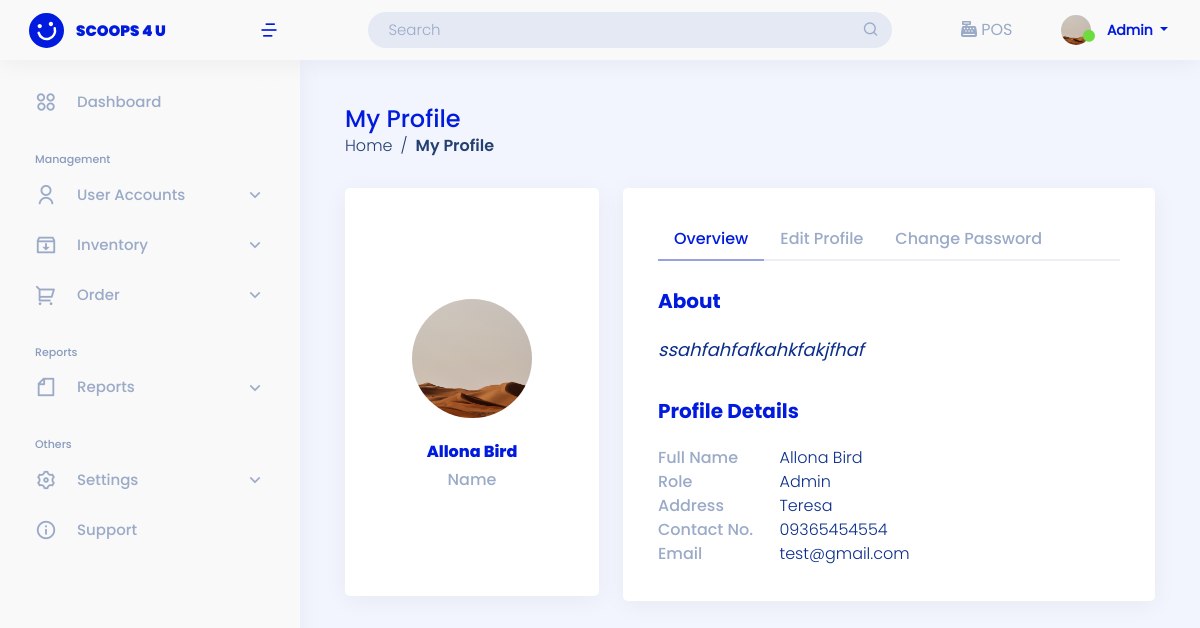
/user-site/My-profile/ (signed in), run on an earlier commit of the app's database.
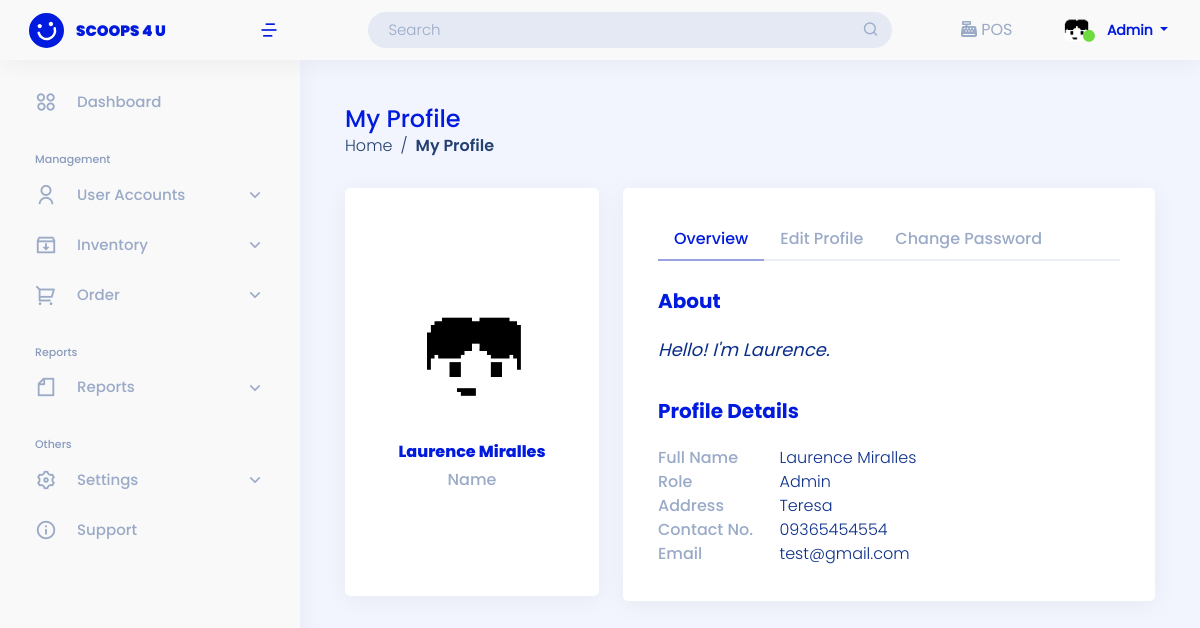
And on a later commit of the database.
### admin_site/models.py (models this page shows, shortened)
class Profile(models.Model):
    list_user = models.CharField(max_length=100, null=False, verbose_name="List User")
    profile_fname = models.CharField(max_length=250, null=False, verbose_name="First Name")
    profile_mname = models.CharField(max_length=250,  null=False, verbose_name="Middle Name")
    profile_lname = models.CharField(max_length=250, null=False, verbose_name="Last Name")
    profile_about = models.TextField(max_length=250, null=True, verbose_name="About")
    profile_cnumber = models.BigIntegerField( null=False, verbose_name="Contact Number")
    profile_address = models.TextField(null=False, verbose_name="Address")
    profile_email = models.CharField( max_length=100, null=False, verbose_name="Email Address")
    profile_pic =models.ImageField( upload_to=image_path,null=True, default='img/default_profile.jpg', verbose_name='Profile Pic')

### admin_site/views.py (the view)
# urls.py: path('My-profile/', views.my_profile, name='my_profile'),
def my_profile(request):
    if request.method == 'POST':
        form = ChangePasswordForm(request.POST)
        if form.is_valid():
            user = request.user
            current_password = form.cleaned_data['current_password']
            new_password = form.cleaned_data['new_password']
            if user.check_password(current_password):
                user.set_password(new_password)
                user.save()
                update_session_auth_hash(request, user)
                messages.success(request, 'Your password was successfully updated!')
                return redirect('admin_site:my_profile')
            else:
                form.add_error('current_password', 'Incorrect password')
    else:
        form = ChangePasswordForm()
    current_profile = Profile.objects.filter(list_user = request.user)
    list_profile = Profile.objects.filter(list_user = request.user)
    context ={
        'list_profile': list_profile,
        'current_profile':current_profile,
        'form':form
    }
    return render(request, 'admin_site/profile/my_profile.html',context)

### landing_page/forms.py
class ChangePasswordForm(forms.Form):
    current_password = forms.CharField(label='Current Password',widget=forms.PasswordInput(attrs={'class' : 'form-control'}))
    new_password = forms.CharField(label='New Password', widget=forms.PasswordInput(attrs={'class' : 'form-control'}))

### templates/admin_site/profile/my_profile.html (shortened to what the changed rows need)
{% extends 'admin_site/base.html' %}
{% load static %}
{% block content %}
<main id="main" class="main mt-5">
    <div class="pagetitle">
        <nav>
            {% if user.role == "admin"%}
            <div class="row">
                <div class="col-12">
                    <h1>My Profile</h1>
                </div>
            </div>
            {% endif %}
        </nav>
    </div>
    <section class="section">
        {% if current_profile %}
        {% for list  in  current_profile %}
        <div class="row">
            <div class="col-lg-12">
                <div class="row">
                    <div class="col-lg-4">
                        <div class="card info-card profile-card ">
                            <div class="card-body profile-card-left d-flex align-items-center justify-content-center flex-column">
                                <div class="profile-pic mb-4 my-5 pt-5">
                                {% if list.profile_pic %}
                                <img id="output" src="/media/{{ list.profile_pic}}" alt="Profile-pic" class="image-cropper">
                                {% else %}
                                <img src="{% static 'img/default_profile.jpg' %}" alt="Profile-pic" class="image-cropper">
                                {% endif %}
                                </div>
                                <div class=" text-center pb-5">
                                    <h6 class="profile-name"> {{ list.profile_fname }} {{list.profile_mname}} {{list.profile_lname}}</h6>
                                    <h6 class="profile-name-title">Name</h6>
                                </div>
                            </div>
                        </div>
                    </div>
                    <div class="col-lg-8">
                        <div class="card">
                            <div class="card-body pt-3">
                                <ul class="nav nav-tabs nav-tabs-bordered">
                                    <li class="nav-item">
                                    <button class="nav-link active" data-bs-toggle="tab" data-bs-target="#profile-overview"><span class="title-head-profile">Overview</span></button>
                                    </li>
                                    <li class="nav-item">
                                    <button class="nav-link" data-bs-toggle="tab" data-bs-target="#profile-edit"><span class="title-head-profile">Edit Profile</span></button>
                                    </li>
                                    <li class="nav-item">
                                    <button class="nav-link" data-bs-toggle="tab" data-bs-target="#profile-change-password"><span class="title-head-profile">Change Password</span></button>
                                    </li>
                                </ul>
                                <div class="tab-content pt-2">
                                    <div class="tab-pane fade show active profile-overview" id="profile-overview">
                                    <h5 class="card-title main-title-overview">About</h5>
                                    <p class="fst-italic">
                                        {% if profile.profile_about %}
                                            {{ profile.profile_about }}
                                        {% elif list.profile_about %}
                                            {{ list.profile_about }}
                                        {% elif not list.profile_fname %}
                                            {{ user.role|title }}
                                        {% else %}
                                            Hello! I'm {{ list.profile_fname }}.
                                        {% endif %}
                                    </p>
                                    <h5 class="card-title title-overview main-title-overview">Profile Details</h5>
                                    <div class="row">
                                        <div class="col-lg-3 col-md-4 label label-left">Full Name</div>
                                        <div class="col-lg-9 col-md-8 right">{{ list.profile_fname }} {{list.profile_mname}} {{list.profile_lname}}</div>
                                    </div>
                                    <div class="row">
                                        <div class="col-lg-3 col-md-4 label label-left">Role</div>
                                        <div class="col-lg-9 col-md-8 right">{{ user.role|title }}</div>
                                    </div>
                                    <div class="row">
                                        <div class="col-lg-3 col-md-4 label label-left">Address</div>
                                        <div class="col-lg-9 col-md-8 right">{{list.profile_address}}</div>
                                    </div>
                                    <div class="row">
                                        <div class="col-lg-3 col-md-4 label label-left">Contact No.</div>
                                        <div class="col-lg-9 col-md-8 right">0{{list.profile_cnumber}}</div>
                                    </div>
                                    <div class="row">
                                        <div class="col-lg-3 col-md-4 label label-left">Email</div>
                                        <div class="col-lg-9 col-md-8 right" id="desc-profile">{{list.profile_email}}</div>
                                    </div>
                                    </div>
                                </div>
                                </div>
                        </div>
                    </div>
            </div>
            </div>
            {% endfor %}
            {% endif %}
    </section>
</main>
{% endblock content %}

### templates/admin_site/base.html (shortened to what the changed rows need)
{% load static %}
<!DOCTYPE html>
<html lang="en">
<head>
    <link href="https://cdn.jsdelivr.net/npm/bootstrap@5.0.2/dist/css/bootstrap.min.css" rel="stylesheet" >
    <link href="{% static '/css/assets/bootstrap/css/bootstrap.min.css'%}" rel="stylesheet">
    <link href="{% static '/css/assets/simple-datatables/style.css'%}" rel="stylesheet">
    <link href="{% static '/css/assets/remixicon/remixicon.css'%}" rel="stylesheet">
    <link href="https://cdn.datatables.net/1.13.4/css/jquery.dataTables.min.css" rel="stylesheet">
    <link href="https://cdn.datatables.net/buttons/2.3.6/css/buttons.dataTables.min.css" rel="stylesheet">
    <link href="https://cdn.datatables.net/autofill/2.5.3/css/autoFill.dataTables.min.css" rel="stylesheet">
    <link href="https://cdn.datatables.net/v/bs5/jszip-2.5.0/b-2.3.6/b-colvis-2.3.6/b-html5-2.3.6/b-print-2.3.6/date-1.4.0/sp-2.1.2/datatables.min.css" rel="stylesheet"/>
    <link href="{% static '/css/sandi.css'%}" rel="stylesheet">
  </head>
<body>
{% if user.role == "admin"%}
<header id="header" class="header fixed-top d-flex align-items-center">
  <nav class="header-nav ms-auto">
    <ul class="d-flex align-items-center">
      <li class="nav-item dropdown pe-3 header-icon">
        <a class="nav-link nav-profile d-flex align-items-center me-3" href="#" data-bs-toggle="dropdown">
          {% if list_profile %}
          {% for list in list_profile %}
            {% if list.profile_pic %}
              <img id="output" src="/media/{{ list.profile_pic}}" alt="Profile-pic" width="30" height="30" class="rounded-circle me-2">
            {% else %}
              <img src="{% static 'img/default_profile.jpg' %}" alt="Profile-pic" width="30" height="30" class="rounded-circle me-2">
            {% endif %}
          {% endfor %}
        {% else %}
          <img src="{% static 'img/default_profile.jpg' %}" alt="Profile-pic" width="30" height="30" class="rounded-circle me-2">
        {% endif %}
          <i alt="Profile" class="ri-checkbox-blank-circle-fill"></i>
          <span class="d-none d-md-block dropdown-toggle ps-2" style="text-transform: capitalize;">
            {{ user }}
          </span>
        </a>
      </li>
    </ul>
  </nav>
</header>
{% endif %}
<div class="">
  <div class="">
      <div class="">
          {% block content %}
          {% endblock content %}
        </div>
      </div>
    </div>
</body>
</html>

What changed in the data, as far as the page shows it:
changed Profile "Teresa": profile_pic: a different picture; profile_fname "Allona" → "Laurence"; profile_lname "Bird" → "Miralles"; profile_about "ssahfahfafkahkfakjfhaf" → "Hello! I'm Laurence."
